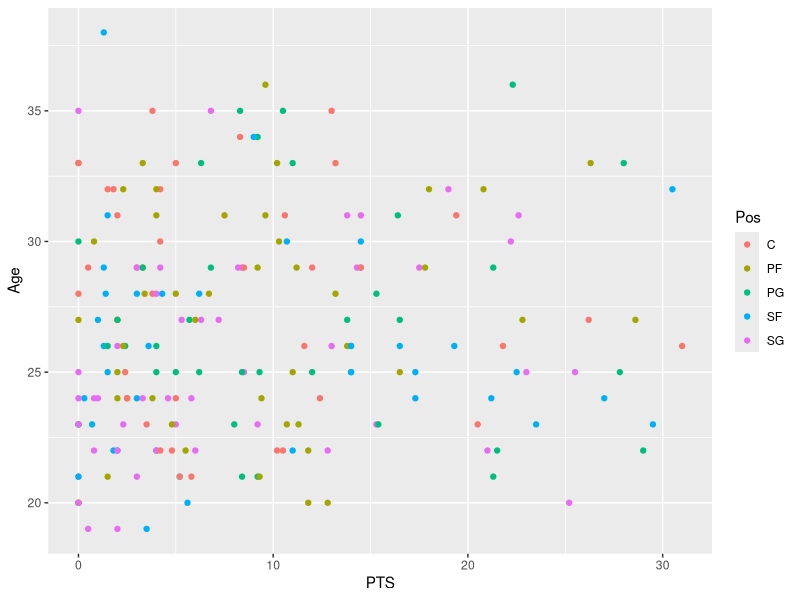
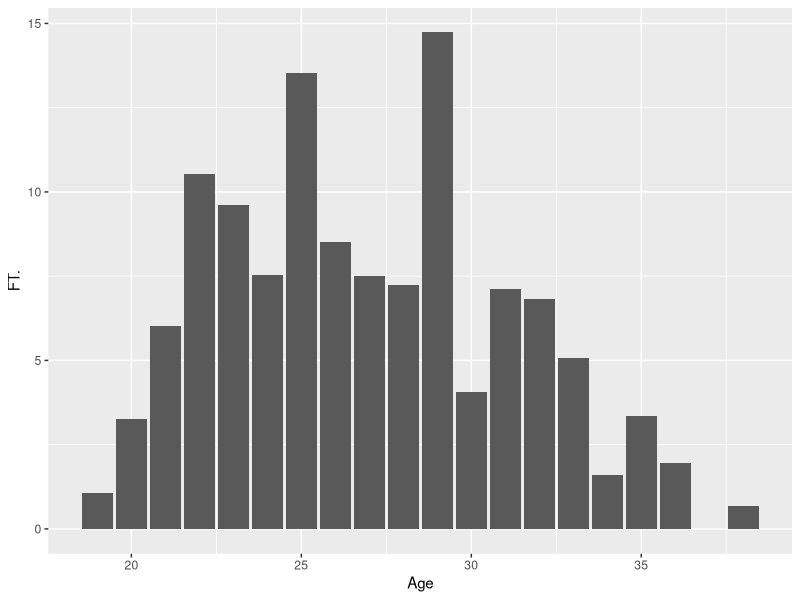
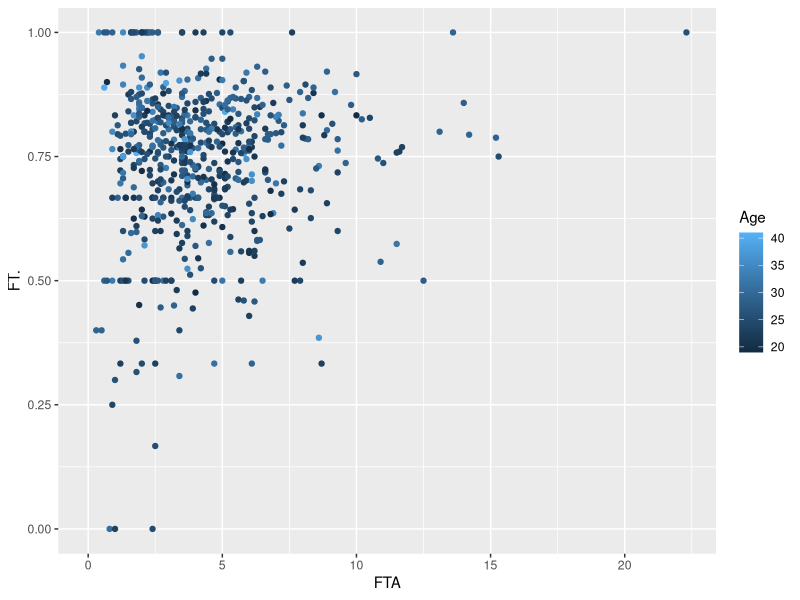

Write R code to recreate these figures, in order.
library(ggplot2)
library(dplyr)
library(stringr)

data1 <- read.csv("data/nba3_2021_22_corrections.csv")
data2 <- read.csv("data/NBA_2018_per_poss.csv")
data3 <- read.csv("data/2021-2022 NBA Player Stats - Playoffz.csv")

# This chart shows the relationship between the amount of point scored with respect to a players age and position
plot1 <- ggplot(data = data3) + geom_point(mapping = aes(x = PTS, y = Age, color = Pos ))
plot1
# We can see from the plot that as the age of the players increases less points on average are scored and some positions
# have a higher priority of scoring points over others

# This chart shows the relationshup between the age of a player and the amount of freethrows that are taken
plot2 <- ggplot(data = data3) + geom_col(mapping = aes(x = Age, y = FT.))
plot2
# As shown by the data we know that as age increases the amount of free throws the average player attempts is lessened after 
# their 30's

# This chart shows the relationship between the success of free throws and total attempts based on a players age
plot3 <- ggplot(data = data2) + geom_point(mapping = aes(x = FTA, y = FT., color = Age))
plot3
# This chart shows that there is hard to find a correlation between the success of free throws from a players age
